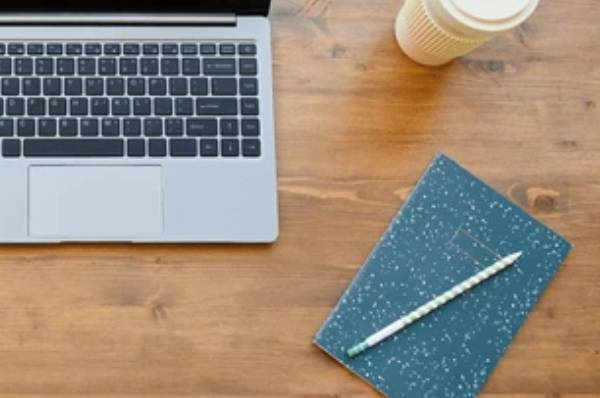
#> input picture picture_parts/f1.jpg, 600 x 398 px; its folder holds 4 pictures in this run
$ jupyter execute mapping.ipynb
#> lines starting #> are read from the running program, lines starting #| are printed output that depends on the picture
# Take a bunch of pictures from the drone on-board camera and assemble a map from them

[cell 1]
FAMES_FOLDER = 'picture_parts'
# FAMES_FOLDER = 'mapping_frames'

[cell 2]
import os


def list_directory_contents():
    items = []
    try:
        contents = os.listdir(f"{FAMES_FOLDER}/")
        for item in contents:
            items.append(f"{FAMES_FOLDER}/{item}")
        return items
    except Exception as e:
        print(f"An error occurred: {e}")


frames = list_directory_contents()

print("Contents of the FAMES folder:", frames)

[cell 3]
import cv2
import numpy as np
import matplotlib.pyplot as plt
import os

class FramesMapper:
    def __init__(self):
        self.frames = []
        self.keypoints = []
        self.descriptors = []
        self.images = []
        self.transformations = []
        self.global_map = None
        self.map_size = (2000, 2000)  # Default map size

        self.orb = cv2.ORB_create(nfeatures=1000)
        self.matcher = cv2.BFMatcher(cv2.NORM_HAMMING, crossCheck=True)

    def load_frames(self, frames):
        # Load frames from the provided list
        for frame in frames:
            if os.path.exists(frame):
                img = cv2.imread(frame, cv2.IMREAD_GRAYSCALE)
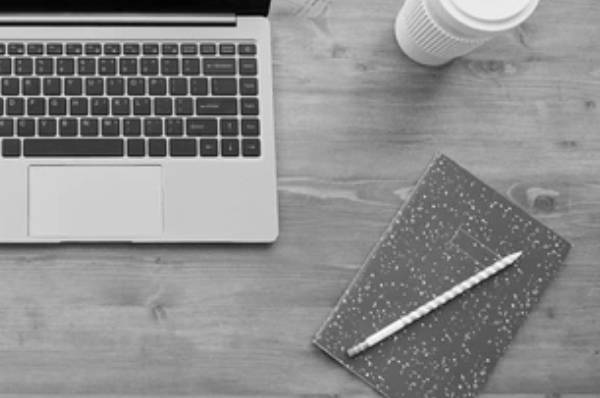
#> img: shape (398, 600); min 1, max 255, mean 139.9
                if img is not None:
                    self.frames.append(frame)
                    self.images.append(img)
                    keypoints, descriptors = self.orb.detectAndCompute(img, None)
#> keypoints = 978 keypoints; strongest (x, y, size): (57, 135, 31), (210, 95, 31), (131, 98, 31), (163, 136, 37.2)
                    self.keypoints.append(keypoints)
                    self.descriptors.append(descriptors)
            else:
                print(f"Frame {frame} does not exist.")
#> pass 2 of the loop in load_frames, `for frame in frames:`:
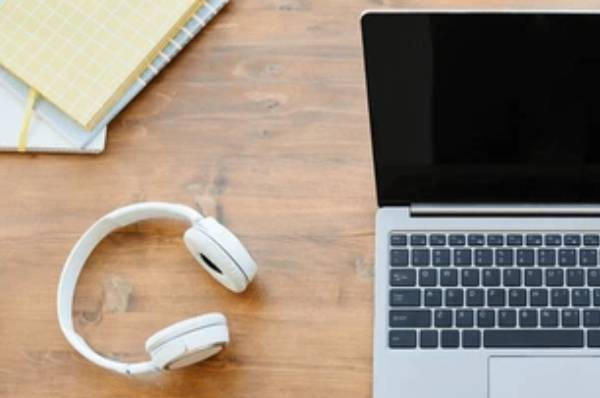
#> input picture picture_parts/f10.jpg, 600 x 398 px
#> in load_frames, `img = cv2.imread(frame, cv2.IMREAD_GRAYSCALE)`:
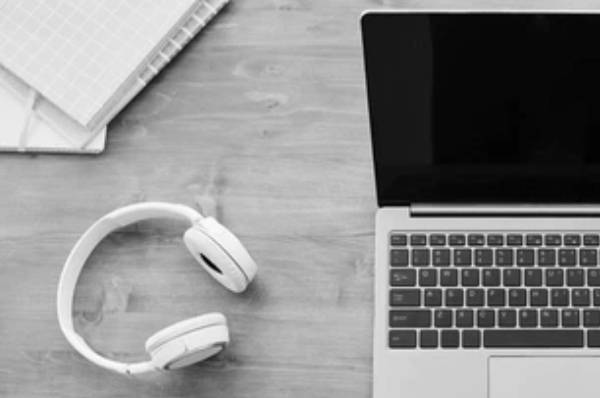
#> img: shape (398, 600); min 0, max 255, mean 140.4
#> keypoints = 977 keypoints; strongest (x, y, size): (523, 286, 31), (379, 200, 92.6), (464, 289, 31), (412, 215, 37.2)
#> pass 3 of the loop in load_frames, `for frame in frames:`:
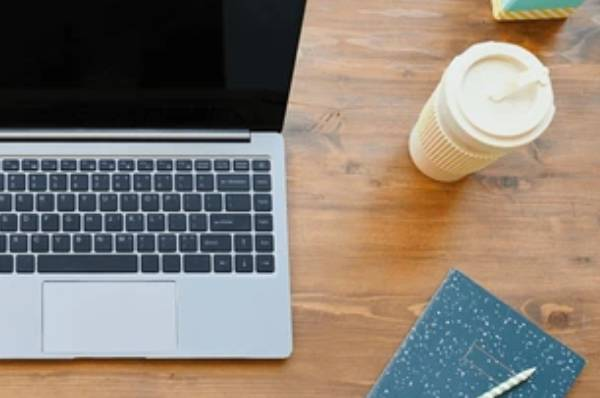
#> input picture picture_parts/f2.jpg, 600 x 398 px
#> in load_frames, `img = cv2.imread(frame, cv2.IMREAD_GRAYSCALE)`:
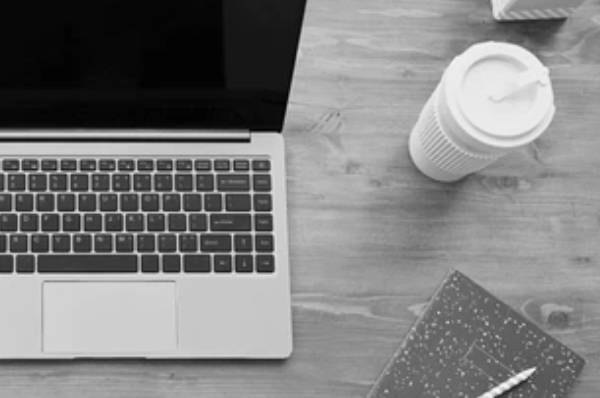
#> img: shape (398, 600); min 0, max 252, mean 127.1
#> keypoints = 1000 keypoints; strongest (x, y, size): (140, 211, 31), (82, 213, 31), (248, 140, 37.2), (71, 252, 37.2)
#> the loop made 4 passes; the first 3 are shown
        print(f"Loaded frames: {len(self.frames)}")
        print(f"Extracted keypoints: {len(self.keypoints)}")

    def match_features(self, desc1, desc2):
        """Match features between two frames."""
        if desc1 is None or desc2 is None:
            return []

        matches = self.matcher.match(desc1, desc2)
        matches = sorted(matches, key=lambda x: x.distance)

        # Keep only good matches (top 50% by distance)
        good_matches = matches[:len(matches)//2]
        return good_matches

    def estimate_transformation(self, kp1, kp2, matches):
        """Estimate 2D transformation (homography) between two frames"""
        if len(matches) < 4:
            return None

        # Extract matched keypoints - CORRECTED: frame1 points to frame2 points
        src_pts = np.float32([kp1[m.queryIdx].pt for m in matches]).reshape(-1, 1, 2)
        dst_pts = np.float32([kp2[m.trainIdx].pt for m in matches]).reshape(-1, 1, 2)

        # Find homography matrix using RANSAC - this maps frame1 TO frame2
        H, mask = cv2.findHomography(src_pts, dst_pts,
                                    cv2.RANSAC,
                                    ransacReprojThreshold=5.0)

        if H is None:
            return None

        # Count inliers
        inliers = np.sum(mask)
        print(f"  Homography found with {inliers}/{len(matches)} inliers")

        # We want the INVERSE - transform frame2 to frame1 coordinate system
        try:
            H_inv = np.linalg.inv(H)
            return H_inv
        except np.linalg.LinAlgError:
            print("  Homography is not invertible")
            return None

    def process_sequential_matching(self):
        """Process frames sequentially (frame i to frame i+1)"""
        if len(self.images) < 2:
            print("Need at least 2 frames for mapping")
            return

        print("Processing sequential frame pairs...")

        # Initialize with identity transformation for first frame
        cumulative_transform = np.eye(3, dtype=np.float32)
        self.transformations.append(cumulative_transform.copy())

        for i in range(len(self.images) - 1):
            print(f"Matching frame {i} -> {i+1}")

            # Match features
            matches = self.match_features(self.descriptors[i], self.descriptors[i+1])

            if len(matches) < 10:
                print(f"  Too few matches ({len(matches)}), using identity")
                self.transformations.append(cumulative_transform.copy())
                continue

            # Estimate transformation
            H = self.estimate_transformation(self.keypoints[i], self.keypoints[i+1], matches)

            if H is None:
                print("  Failed to estimate transformation, using identity")
                self.transformations.append(cumulative_transform.copy())
                continue

            # Accumulate transformation (chain transformations)
            cumulative_transform = cumulative_transform @ H
            self.transformations.append(cumulative_transform.copy())

        print(f"Computed {len(self.transformations)} transformations")

    def create_global_map(self):
        """Stitch all frames into a global 2D map"""
        if not self.transformations:
            print("No transformations computed")
            return

        print("Creating global map...")

        # Initialize global map
        self.global_map = np.zeros(self.map_size, dtype=np.uint8)

        # Calculate offset to center the map
        center_offset = np.array([[1, 0, self.map_size[1]//2],
                                 [0, 1, self.map_size[0]//2],
                                 [0, 0, 1]], dtype=np.float32)

        for i, (img, transform) in enumerate(zip(self.images, self.transformations)):
            print(f"Stitching frame {i+1}/{len(self.images)}")

            # Apply centering offset to transformation
            final_transform = center_offset @ transform

            # Warp image to global map coordinates
            warped = cv2.warpPerspective(img, final_transform,
                                       (self.map_size[1], self.map_size[0]))

            # Blend with existing map (simple max operation)
            self.global_map = np.maximum(self.global_map, warped)
#> this loop made 4 passes
#> pass 1, in create_global_map, `warped = cv2.warpPerspective(img, final_transform, (self.map_size[1], ..`:
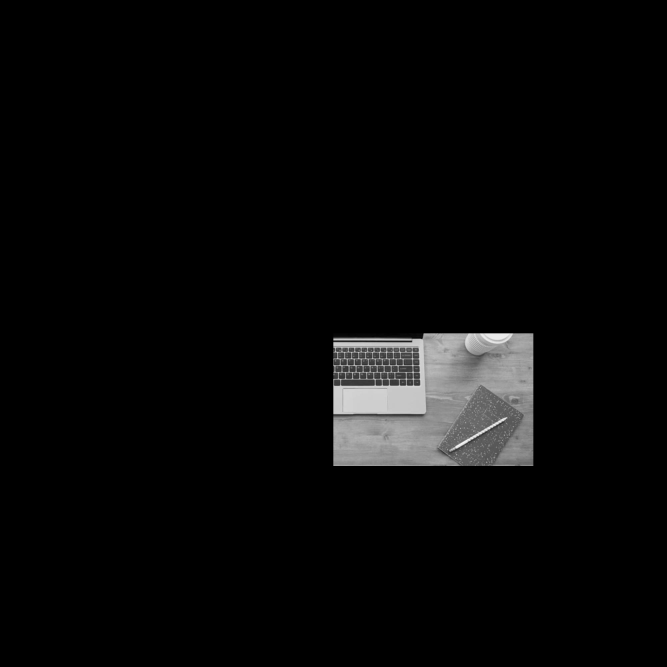
#> warped: shape (2000, 2000) (shown at 1/3 size); min 0, max 255, mean 8.3
#> pass 2, in create_global_map, `warped = cv2.warpPerspective(img, final_transform, (self.map_size[1], ..`:
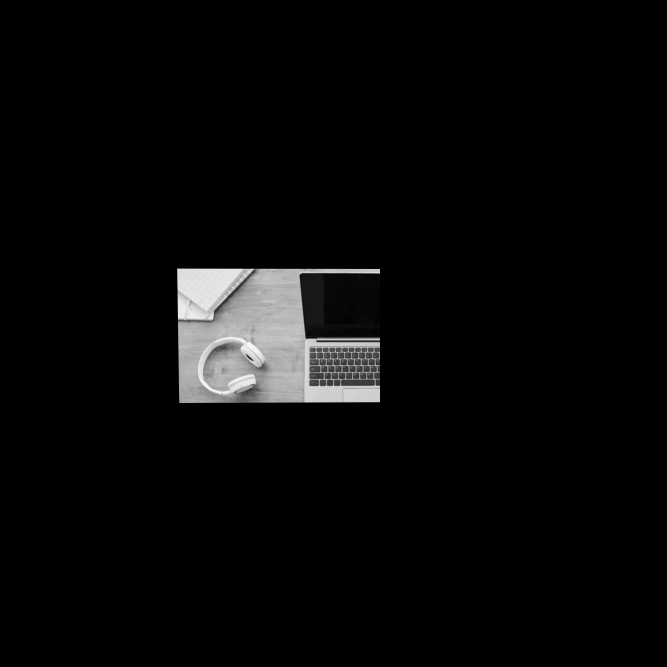
#> warped: shape (2000, 2000) (shown at 1/3 size); min 0, max 253, mean 8.5
#> pass 2, in create_global_map, `self.global_map = np.maximum(self.global_map, warped)`:
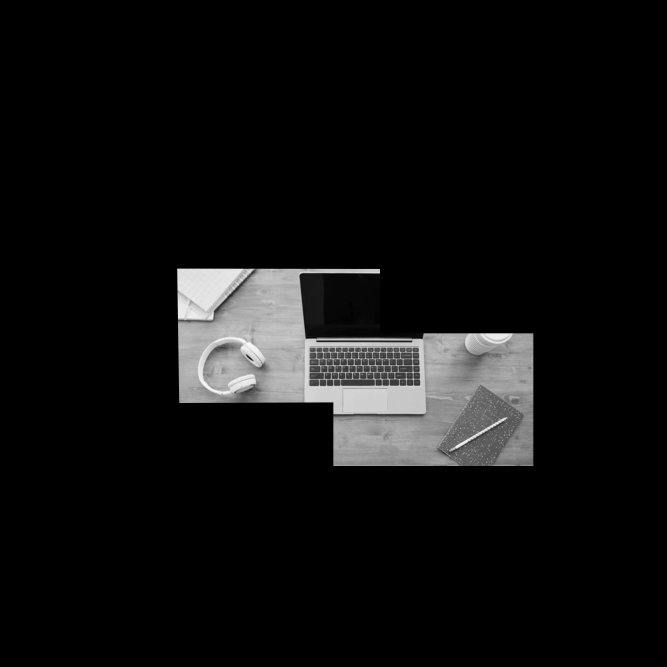
#> self.global_map: shape (2000, 2000) (shown at 1/3 size); min 0, max 255, mean 16
#> pass 3, in create_global_map, `warped = cv2.warpPerspective(img, final_transform, (self.map_size[1], ..`:
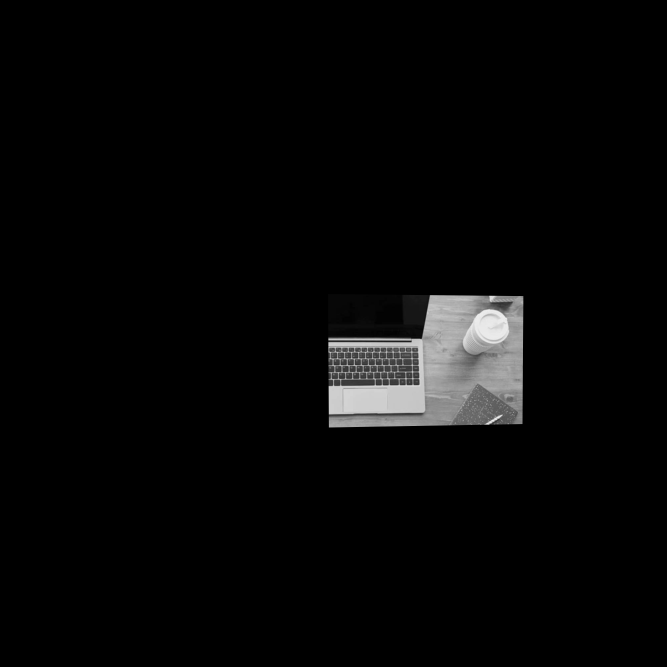
#> warped: shape (2000, 2000) (shown at 1/3 size); min 0, max 251, mean 7.2

        print("Global map created!")

    def visualize_feature_matches(self, frame1_idx, frame2_idx):
        """Visualize feature matches between two frames"""
#> called with frame1_idx = 2, frame2_idx = 3
        if frame1_idx >= len(self.images) or frame2_idx >= len(self.images):
            print("Invalid frame indices")
            return

        matches = self.match_features(self.descriptors[frame1_idx],
                                    self.descriptors[frame2_idx])

        if not matches:
            print("No matches found")
            return

        # Draw matches
        img_matches = cv2.drawMatches(self.images[frame1_idx], self.keypoints[frame1_idx],
                                    self.images[frame2_idx], self.keypoints[frame2_idx],
                                    matches[:50], None, flags=cv2.DrawMatchesFlags_NOT_DRAW_SINGLE_POINTS)
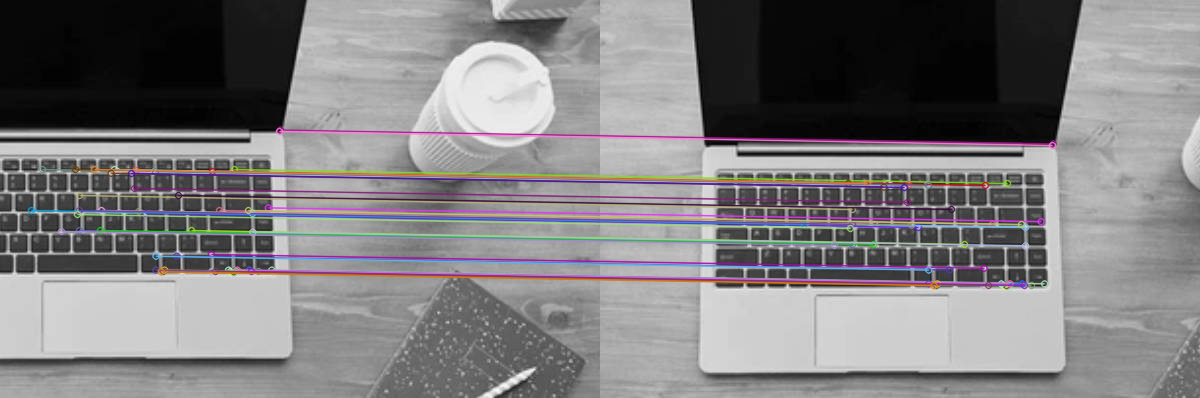
#> img_matches: shape (398, 1200, 3); mean of channels 0, 1, 2 126.3, 124.6, 126.6; drawn as B, G, R

        plt.figure(figsize=(15, 8))
        plt.imshow(img_matches, cmap='gray')
        plt.title(f'Feature Matches: Frame {frame1_idx} -> Frame {frame2_idx} ({len(matches)} matches)')
        plt.axis('off')
        plt.show()

    def debug_transformations(self):
        """Debug function to print transformation matrices"""
        for i, transform in enumerate(self.transformations):
            print(f"Frame {i} transformation matrix:")
            print(transform)
            print()

    def visualize_map(self):
        """Display the global map"""
        if self.global_map is None:
            print("No global map to visualize")
            return

        plt.figure(figsize=(12, 12))
        plt.imshow(self.global_map, cmap='gray')
        plt.title('2D Drone Map (Top-Down View)')
        plt.axis('off')
        plt.tight_layout()
        plt.show()

# Example usage:
mapper = FramesMapper()
mapper.load_frames(frames)
mapper.process_sequential_matching()
mapper.debug_transformations()  # Add this to see what's happening
mapper.create_global_map()
mapper.visualize_feature_matches(2, 3)
mapper.visualize_map()
